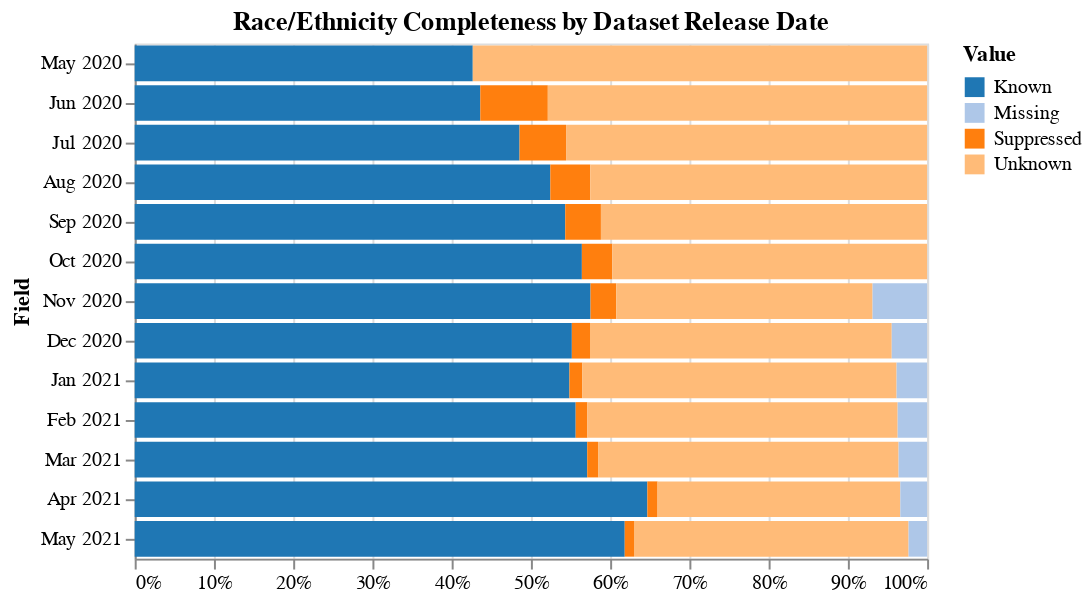

The notebook cell this image was saved under:
### Code cell
#@title
historical_bar_chart.display()

### Figure 1 — Vega-Lite specification as saved in the notebook (floating-point values rounded to 4 significant figures)
{"config": {"view": {"continuousWidth": 400, "continuousHeight": 300}}, "data": {"name": "data-187935da2116b3fd4ae71d74966bfb6c"}, "mark": "bar", "encoding": {"color": {"type": "nominal", "field": "value", "scale": {"scheme": "category20"}, "title": "Value"}, "order": {"type": "nominal", "field": "field"}, "tooltip": [{"type": "nominal", "field": "field", "title": "Field"}, {"type": "nominal", "field": "value", "title": "Value"}, {"type": "quantitative", "field": "percent", "format": ",.0%", "title": "Percent"}, {"type": "quantitative", "field": "cases", "format": ",.2f", "title": "Cases in group (millions)"}], "x": {"type": "quantitative", "axis": {"format": "%"}, "field": "percent", "title": ""}, "y": {"type": "nominal", "field": "field", "sort": ["race_ethnicity_combined"], "title": "Field"}}, "title": "Race/Ethnicity Completeness by Dataset Release Date", "$schema": "https://vega.github.io/schema/vega-lite/v4.8.1.json", "datasets": {"data-187935da2116b3fd4ae71d74966bfb6c": [{"field": "May 2020", "value": "Known", "percent": 0.4266, "cases": 0.474}, {"field": "May 2020", "value": "Suppressed", "percent": 0.0, "cases": 0.0}, {"field": "May 2020", "value": "Unknown", "percent": 0.5734, "cases": 0.637}, {"field": "May 2020", "value": "Missing", "percent": 0.0, "cases": 0.0}, {"field": "Jun 2020", "value": "Known", "percent": 0.4361, "cases": 0.7733}, {"field": "Jun 2020", "value": "Suppressed", "percent": 0.0852, "cases": 0.1511}, {"field": "Jun 2020", "value": "Unknown", "percent": 0.4787, "cases": 0.8487}, {"field": "Jun 2020", "value": "Missing", "percent": 0.0, "cases": 0.0}, {"field": "Jul 2020", "value": "Known", "percent": 0.4857, "cases": 1.296}, {"field": "Jul 2020", "value": "Suppressed", "percent": 0.05873, "cases": 0.1567}, {"field": "Jul 2020", "value": "Unknown", "percent": 0.4556, "cases": 1.216}, {"field": "Jul 2020", "value": "Missing", "percent": 0.0, "cases": 0.0}, {"field": "Aug 2020", "value": "Known", "percent": 0.5245, "cases": 1.943}, {"field": "Aug 2020", "value": "Suppressed", "percent": 0.05045, "cases": 0.1869}, {"field": "Aug 2020", "value": "Unknown", "percent": 0.425, "cases": 1.575}, {"field": "Aug 2020", "value": "Missing", "percent": 0.0, "cases": 0.0}, {"field": "Sep 2020", "value": "Known", "percent": 0.5433, "cases": 2.435}, {"field": "Sep 2020", "value": "Suppressed", "percent": 0.04505, "cases": 0.2019}, {"field": "Sep 2020", "value": "Unknown", "percent": 0.4116, "cases": 1.845}, {"field": "Sep 2020", "value": "Missing", "percent": 0.0, "cases": 0.0}, {"field": "Oct 2020", "value": "Known", "percent": 0.5643, "cases": 3.25}, {"field": "Oct 2020", "value": "Suppressed", "percent": 0.03841, "cases": 0.2213}, {"field": "Oct 2020", "value": "Unknown", "percent": 0.3973, "cases": 2.288}, {"field": "Oct 2020", "value": "Missing", "percent": 0.0, "cases": 0.0}, {"field": "Nov 2020", "value": "Known", "percent": 0.5753, "cases": 4.835}, {"field": "Nov 2020", "value": "Suppressed", "percent": 0.03239, "cases": 0.2722}, {"field": "Nov 2020", "value": "Unknown", "percent": 0.3236, "cases": 2.719}, {"field": "Nov 2020", "value": "Missing", "percent": 0.0688, "cases": 0.5783}, {"field": "Dec 2020", "value": "Known", "percent": 0.5517, "cases": 7.401}, {"field": "Dec 2020", "value": "Suppressed", "percent": 0.02292, "cases": 0.3075}, {"field": "Dec 2020", "value": "Unknown", "percent": 0.3808, "cases": 5.109}, {"field": "Dec 2020", "value": "Missing", "percent": 0.04463, "cases": 0.5988}, {"field": "Jan 2021", "value": "Known", "percent": 0.5486, "cases": 10.08}, {"field": "Jan 2021", "value": "Suppressed", "percent": 0.01637, "cases": 0.3009}, {"field": "Jan 2021", "value": "Unknown", "percent": 0.3965, "cases": 7.288}, {"field": "Jan 2021", "value": "Missing", "percent": 0.03849, "cases": 0.7075}, {"field": "Feb 2021", "value": "Known", "percent": 0.5565, "cases": 11.44}, {"field": "Feb 2021", "value": "Suppressed", "percent": 0.01481, "cases": 0.3046}, {"field": "Feb 2021", "value": "Unknown", "percent": 0.3915, "cases": 8.052}, {"field": "Feb 2021", "value": "Missing", "percent": 0.03714, "cases": 0.7639}, {"field": "Mar 2021", "value": "Known", "percent": 0.5711, "cases": 12.85}, {"field": "Mar 2021", "value": "Suppressed", "percent": 0.01371, "cases": 0.3085}, {"field": "Mar 2021", "value": "Unknown", "percent": 0.3793, "cases": 8.536}, {"field": "Mar 2021", "value": "Missing", "percent": 0.03597, "cases": 0.8096}, {"field": "Apr 2021", "value": "Known", "percent": 0.647, "cases": 15.81}, {"field": "Apr 2021", "value": "Suppressed", "percent": 0.01287, "cases": 0.3147}, {"field": "Apr 2021", "value": "Unknown", "percent": 0.3063, "cases": 7.487}, {"field": "Apr 2021", "value": "Missing", "percent": 0.03381, "cases": 0.8264}, {"field": "May 2021", "value": "Known", "percent": 0.6184, "cases": 16.46}, {"field": "May 2021", "value": "Suppressed", "percent": 0.0117, "cases": 0.3115}, {"field": "May 2021", "value": "Unknown", "percent": 0.3465, "cases": 9.223}, {"field": "May 2021", "value": "Missing", "percent": 0.02339, "cases": 0.6225}]}}
